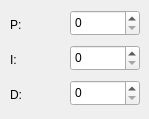
    <widget class="QWidget" name="CUR">
     <property name="mouseTracking">
      <bool>true</bool>
     </property>
     <property name="toolTip">
      <string>&lt;html&gt;&lt;head/&gt;&lt;body&gt;&lt;p&gt;电流环PID参数&lt;/p&gt;&lt;/body&gt;&lt;/html&gt;</string>
     </property>
     <attribute name="title">
      <string>CUR</string>
     </attribute>
     <widget class="QLabel" name="CUR_ILabel">
      <property name="geometry">
       <rect>
        <x>10</x>
        <y>45</y>
        <width>50</width>
        <height>30</height>
       </rect>
      </property>
      <property name="font">
       <font>
        <pointsize>9</pointsize>
       </font>
      </property>
      <property name="mouseTracking">
       <bool>true</bool>
      </property>
      <property name="toolTip">
       <string>&lt;html&gt;&lt;head/&gt;&lt;body&gt;&lt;p&gt;积分&lt;/p&gt;&lt;/body&gt;&lt;/html&gt;</string>
      </property>
      <property name="text">
       <string>I:</string>
      </property>
     </widget>
     <widget class="QLabel" name="CUR_PLabel">
      <property name="geometry">
       <rect>
        <x>10</x>
        <y>10</y>
        <width>50</width>
        <height>30</height>
       </rect>
      </property>
      <property name="font">
       <font>
        <pointsize>9</pointsize>
       </font>
      </property>
      <property name="mouseTracking">
       <bool>true</bool>
      </property>
      <property name="toolTip">
       <string>&lt;html&gt;&lt;head/&gt;&lt;body&gt;&lt;p&gt;比例&lt;/p&gt;&lt;/body&gt;&lt;/html&gt;</string>
      </property>
      <property name="text">
       <string>P:</string>
      </property>
     </widget>
     <widget class="QSpinBox" name="CUR_DSpinBox">
      <property name="geometry">
       <rect>
        <x>70</x>
        <y>80</y>
        <width>70</width>
        <height>26</height>
       </rect>
      </property>
      <property name="font">
       <font>
        <pointsize>9</pointsize>
       </font>
      </property>
      <property name="mouseTracking">
       <bool>true</bool>
      </property>
      <property name="toolTip">
       <string>&lt;html&gt;&lt;head/&gt;&lt;body&gt;&lt;p&gt;电流环D参数&lt;/p&gt;&lt;/body&gt;&lt;/html&gt;</string>
      </property>
      <property name="maximum">
       <number>65535</number>
      </property>
     </widget>
     <widget class="QSpinBox" name="CUR_ISpinBox">
      <property name="geometry">
       <rect>
        <x>70</x>
        <y>45</y>
        <width>70</width>
        <height>26</height>
       </rect>
      </property>
      <property name="font">
       <font>
        <pointsize>9</pointsize>
       </font>
      </property>
      <property name="mouseTracking">
       <bool>true</bool>
      </property>
      <property name="toolTip">
       <string>&lt;html&gt;&lt;head/&gt;&lt;body&gt;&lt;p&gt;电流环I参数&lt;/p&gt;&lt;/body&gt;&lt;/html&gt;</string>
      </property>
      <property name="maximum">
       <number>65535</number>
      </property>
     </widget>
     <widget class="QLabel" name="CUR_DLabel">
      <property name="geometry">
       <rect>
        <x>10</x>
        <y>80</y>
        <width>50</width>
        <height>30</height>
       </rect>
      </property>
      <property name="font">
       <font>
        <pointsize>9</pointsize>
       </font>
      </property>
      <property name="mouseTracking">
       <bool>true</bool>
      </property>
      <property name="toolTip">
       <string>&lt;html&gt;&lt;head/&gt;&lt;body&gt;&lt;p&gt;微分&lt;/p&gt;&lt;/body&gt;&lt;/html&gt;</string>
      </property>
      <property name="text">
       <string>D:</string>
      </property>
     </widget>
     <widget class="QSpinBox" name="CUR_PSpinBox">
      <property name="geometry">
       <rect>
        <x>70</x>
        <y>10</y>
        <width>70</width>
        <height>26</height>
       </rect>
      </property>
      <property name="font">
       <font>
        <pointsize>9</pointsize>
       </font>
      </property>
      <property name="mouseTracking">
       <bool>true</bool>
      </property>
      <property name="toolTip">
       <string>&lt;html&gt;&lt;head/&gt;&lt;body&gt;&lt;p&gt;电流环P参数&lt;/p&gt;&lt;/body&gt;&lt;/html&gt;</string>
      </property>
      <property name="maximum">
       <number>65535</number>
      </property>
     </widget>
    </widget>
